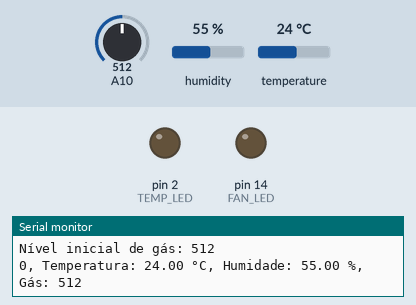
Simulated run of this sketch. Board: Arduino Mega 2560, built with avr-gcc and run on an emulated ATmega2560. Shown: output pins drawn as LEDs (lit = HIGH), the last lines printed to the serial monitor. Inputs (shaded band) come from the test bench; at power-on: humidity 55 %, A10 = 512, temperature 24 °C.

Above: at 2.2 s.
2.3 s: humidity set to 59 %
At 4.0 s:
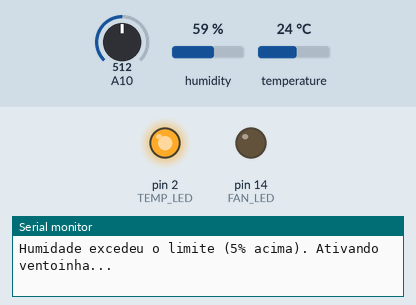
Timing chart, 0 to 5.5 s (numbered marks = the images above; inputs shaded):
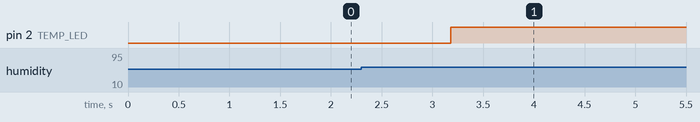

The sketch:

sketch_FSIAP.ino
```cpp
#include <Adafruit_Sensor.h>
#include <DHT.h>

#define DHTPIN 28            // Pino de dados do sensor DHT11
#define DHTTYPE DHT11        // Tipo do sensor
#define TEMP_LED 2           // Pino do LED de temperatura (GPIO11)
#define HUM_LED 0            // Pino do LED de humidade (GPIO13)
#define GAS_SENSOR_ANALOG_PIN 26  // Pino do sensor de gás (GPIO26)
#define FAN_LED 14           // Pino do LED que representa a ventoinha (GPIO15)

DHT dht(DHTPIN, DHTTYPE);

float initialTemp;
float initialHumidity;
int initialGasLevel;
unsigned long startTime;
unsigned long lastUpdate = 0;

const int PROPANE_THRESHOLD = 45; // Limite analógico para detectar gás propano
const unsigned long SAMPLE_INTERVAL = 2000; // Intervalo de amostragem (2 segundos)

void setup() {
    Serial.begin(9600);
    delay(1000);  // Pausa para permitir que o Serial Monitor se conecte

    dht.begin();

    pinMode(TEMP_LED, OUTPUT);
    pinMode(HUM_LED, OUTPUT);
    pinMode(FAN_LED, OUTPUT);
    pinMode(GAS_SENSOR_ANALOG_PIN, INPUT);

    // Leitura inicial de sensores
    initialTemp = dht.readTemperature();
    initialHumidity = dht.readHumidity();
    initialGasLevel = analogRead(GAS_SENSOR_ANALOG_PIN);  // Leitura inicial do sensor de gás
    startTime = millis();

    // Escreve cabeçalho no Serial Monitor
    Serial.println("Monitorização de temperatura, humidade e gás:");
    Serial.print("Temperatura inicial: ");
    Serial.print(initialTemp);
    Serial.println(" °C");

    Serial.print("Humidade inicial: ");
    Serial.print(initialHumidity);
    Serial.println(" %");

    Serial.print("Nível inicial de gás: ");
    Serial.println(initialGasLevel);
}

void loop() {
    float temperature = dht.readTemperature();
    float humidity = dht.readHumidity();
    int gasLevel = analogRead(GAS_SENSOR_ANALOG_PIN);  // Leitura atual do sensor de gás
    unsigned long currentTime = millis();

    if (isnan(temperature) || isnan(humidity)) {
        Serial.println("Falha na leitura do sensor!");
        return;
    }

    // Lógica para controle de temperatura
    if (temperature >= initialTemp + 5) {
        Serial.println("Temperatura excedeu o limite (5ºC acima). Ativando ventoinha...");
        controlFan(5000, 5000);  // Exaustor 5s + Ventilação 5s
    } else {
        digitalWrite(TEMP_LED, LOW);
    }

    // Lógica para controle de humidade
    if (humidity >= initialHumidity * 1.05) {
        Serial.println("Humidade excedeu o limite (5% acima). Ativando ventoinha...");
        controlFan(10000, 10000);  // Ventilação 10s + Exaustor 10s
    } else {
        digitalWrite(HUM_LED, LOW);
    }

    // Lógica para detecção de gás (2% acima do inicial)
    if (gasLevel >= initialGasLevel * 1.02) {
        Serial.println("Gás propano detectado! Ativando ambas as ventoinhas...");
        activateFan(10000);  // Ambas as ventoinhas por 10s
    }

    // Lógica para mudanças súbitas (>30% por minuto)
    if (lastUpdate == 0 || (currentTime - lastUpdate) >= SAMPLE_INTERVAL) {
        detectSuddenChanges(temperature, humidity, gasLevel);
        lastUpdate = currentTime;
    }

    // Envia dados para o Serial Monitor
    Serial.print((currentTime - startTime) / 1000);  // Tempo em segundos
    Serial.print(", Temperatura: ");
    Serial.print(temperature);                      // Temperatura
    Serial.print(" °C, Humidade: ");
    Serial.print(humidity);                         // Humidade
    Serial.print(" %, Gás: ");
    Serial.print(gasLevel);                         // Nível de gás
    Serial.println();

    delay(SAMPLE_INTERVAL);  // Espera antes da próxima leitura
}

// Função para controlar o LED da ventoinha para operações sequenciais
void controlFan(int firstDuration, int secondDuration) {
    digitalWrite(TEMP_LED, HIGH);
    delay(firstDuration);  // Ventilação ou Exaustão por tempo específico
    digitalWrite(TEMP_LED, LOW);
    digitalWrite(HUM_LED, HIGH);
    delay(secondDuration); // Ventilação ou Exaustão por tempo específico
    digitalWrite(HUM_LED, LOW);
}

// Função para ativar ambas as ventoinhas por um único período
void activateFan(int duration) {
    digitalWrite(FAN_LED, HIGH);
    delay(duration);  // Ambas as ventoinhas ativadas
    digitalWrite(FAN_LED, LOW);
}

// Função para detectar mudanças súbitas em sensores
void detectSuddenChanges(float temperature, float humidity, int gasLevel) {
    static float lastTemp = initialTemp;
    static float lastHumidity = initialHumidity;
    static int lastGasLevel = initialGasLevel;

    float tempChange = (temperature - lastTemp) / lastTemp * 100;
    float humidityChange = (humidity - lastHumidity) / lastHumidity * 100;
    float gasChange = (gasLevel - lastGasLevel) / (float)lastGasLevel * 100;

    if (tempChange > 30 || humidityChange > 30 || gasChange > 30) {
        Serial.println("Mudança súbita detectada! Ativando ambas as ventoinhas...");
        activateFan(10000);
    }

    lastTemp = temperature;
    lastHumidity = humidity;
    lastGasLevel = gasLevel;
}
```

Measured:
- the behaviour switches between 57 and 58 % on humidity (found by bisection; images 0 and 1)
- after the input at 2.3 s, pin 2 (TEMP_LED): LOW → HIGH after 0.88 s
